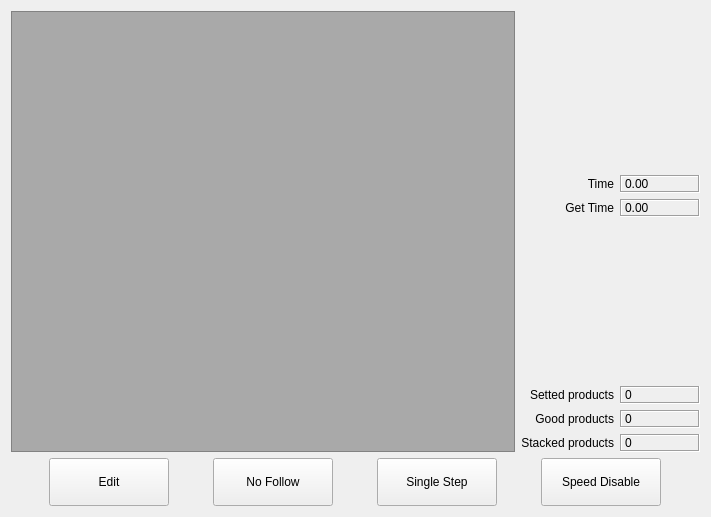
<?xml version="1.0" encoding="UTF-8"?>
<ui version="4.0">
 <class>ICHCProgramMonitorFrame</class>
 <widget class="QFrame" name="ICHCProgramMonitorFrame">
  <property name="geometry">
   <rect>
    <x>0</x>
    <y>0</y>
    <width>711</width>
    <height>517</height>
   </rect>
  </property>
  <property name="windowTitle">
   <string>Frame</string>
  </property>
  <property name="styleSheet">
   <string notr="true">QMessageBox QAbstractButton
{
    min-width: 90px;
	min-height:30px;
}
</string>
  </property>
  <property name="frameShape">
   <enum>QFrame::NoFrame</enum>
  </property>
  <property name="frameShadow">
   <enum>QFrame::Plain</enum>
  </property>
  <layout class="QVBoxLayout" name="verticalLayout">
   <item>
    <layout class="QHBoxLayout" name="horizontalLayout">
     <item>
      <widget class="QListWidget" name="moldContentListWidget">
       <property name="minimumSize">
        <size>
         <width>300</width>
         <height>0</height>
        </size>
       </property>
       <property name="styleSheet">
        <string notr="true">QListView{
background-color: darkgray;
}
QListView::item{
padding:5px;
}</string>
       </property>
       <property name="editTriggers">
        <set>QAbstractItemView::NoEditTriggers</set>
       </property>
       <property name="showDropIndicator" stdset="0">
        <bool>false</bool>
       </property>
       <property name="alternatingRowColors">
        <bool>true</bool>
       </property>
       <property name="selectionMode">
        <enum>QAbstractItemView::ExtendedSelection</enum>
       </property>
       <property name="selectionBehavior">
        <enum>QAbstractItemView::SelectRows</enum>
       </property>
       <property name="spacing">
        <number>1</number>
       </property>
      </widget>
     </item>
     <item>
      <layout class="QFormLayout" name="formLayout">
       <property name="fieldGrowthPolicy">
        <enum>QFormLayout::AllNonFixedFieldsGrow</enum>
       </property>
       <property name="labelAlignment">
        <set>Qt::AlignRight|Qt::AlignTrailing|Qt::AlignVCenter</set>
       </property>
       <item row="0" column="0">
        <spacer name="verticalSpacer">
         <property name="orientation">
          <enum>Qt::Vertical</enum>
         </property>
         <property name="sizeHint" stdset="0">
          <size>
           <width>20</width>
           <height>40</height>
          </size>
         </property>
        </spacer>
       </item>
       <item row="1" column="0">
        <widget class="QLabel" name="label_2">
         <property name="text">
          <string>Time</string>
         </property>
         <property name="alignment">
          <set>Qt::AlignRight|Qt::AlignTrailing|Qt::AlignVCenter</set>
         </property>
        </widget>
       </item>
       <item row="1" column="1">
        <widget class="QLabel" name="timeLabel">
         <property name="minimumSize">
          <size>
           <width>80</width>
           <height>0</height>
          </size>
         </property>
         <property name="frameShape">
          <enum>QFrame::Box</enum>
         </property>
         <property name="frameShadow">
          <enum>QFrame::Sunken</enum>
         </property>
         <property name="text">
          <string>0.00</string>
         </property>
        </widget>
       </item>
       <item row="2" column="0">
        <widget class="QLabel" name="label_4">
         <property name="text">
          <string>Get Time</string>
         </property>
         <property name="alignment">
          <set>Qt::AlignRight|Qt::AlignTrailing|Qt::AlignVCenter</set>
         </property>
        </widget>
       </item>
       <item row="2" column="1">
        <widget class="QLabel" name="getTime">
         <property name="minimumSize">
          <size>
           <width>80</width>
           <height>0</height>
          </size>
         </property>
         <property name="frameShape">
          <enum>QFrame::Box</enum>
         </property>
         <property name="frameShadow">
          <enum>QFrame::Sunken</enum>
         </property>
         <property name="text">
          <string>0.00</string>
         </property>
        </widget>
       </item>
       <item row="3" column="1">
        <spacer name="verticalSpacer_2">
         <property name="orientation">
          <enum>Qt::Vertical</enum>
         </property>
         <property name="sizeHint" stdset="0">
          <size>
           <width>20</width>
           <height>40</height>
          </size>
         </property>
        </spacer>
       </item>
       <item row="4" column="0">
        <widget class="QLabel" name="label_3">
         <property name="text">
          <string>Setted products</string>
         </property>
         <property name="alignment">
          <set>Qt::AlignRight|Qt::AlignTrailing|Qt::AlignVCenter</set>
         </property>
        </widget>
       </item>
       <item row="4" column="1">
        <widget class="QLabel" name="settedProductsLabel">
         <property name="minimumSize">
          <size>
           <width>80</width>
           <height>0</height>
          </size>
         </property>
         <property name="frameShape">
          <enum>QFrame::Box</enum>
         </property>
         <property name="frameShadow">
          <enum>QFrame::Sunken</enum>
         </property>
         <property name="text">
          <string>0</string>
         </property>
        </widget>
       </item>
       <item row="5" column="0">
        <widget class="QLabel" name="label_6">
         <property name="text">
          <string>Good products</string>
         </property>
         <property name="alignment">
          <set>Qt::AlignRight|Qt::AlignTrailing|Qt::AlignVCenter</set>
         </property>
        </widget>
       </item>
       <item row="5" column="1">
        <widget class="QLabel" name="goodProducts">
         <property name="minimumSize">
          <size>
           <width>80</width>
           <height>0</height>
          </size>
         </property>
         <property name="frameShape">
          <enum>QFrame::Box</enum>
         </property>
         <property name="frameShadow">
          <enum>QFrame::Sunken</enum>
         </property>
         <property name="text">
          <string>0</string>
         </property>
        </widget>
       </item>
       <item row="6" column="0">
        <widget class="QLabel" name="label_8">
         <property name="text">
          <string>Stacked products</string>
         </property>
         <property name="alignment">
          <set>Qt::AlignRight|Qt::AlignTrailing|Qt::AlignVCenter</set>
         </property>
        </widget>
       </item>
       <item row="6" column="1">
        <widget class="QLabel" name="stackedProducts">
         <property name="minimumSize">
          <size>
           <width>80</width>
           <height>0</height>
          </size>
         </property>
         <property name="frameShape">
          <enum>QFrame::Box</enum>
         </property>
         <property name="frameShadow">
          <enum>QFrame::Sunken</enum>
         </property>
         <property name="text">
          <string>0</string>
         </property>
        </widget>
       </item>
      </layout>
     </item>
    </layout>
   </item>
   <item>
    <layout class="QHBoxLayout" name="horizontalLayout_2">
     <item>
      <widget class="QToolButton" name="editToolButton">
       <property name="sizePolicy">
        <sizepolicy hsizetype="Fixed" vsizetype="Fixed">
         <horstretch>0</horstretch>
         <verstretch>0</verstretch>
        </sizepolicy>
       </property>
       <property name="minimumSize">
        <size>
         <width>120</width>
         <height>48</height>
        </size>
       </property>
       <property name="maximumSize">
        <size>
         <width>120</width>
         <height>48</height>
        </size>
       </property>
       <property name="text">
        <string>Edit</string>
       </property>
       <property name="icon">
        <iconset resource="../resource.qrc">
         <normaloff>:/resource/modify.png</normaloff>:/resource/modify.png</iconset>
       </property>
       <property name="iconSize">
        <size>
         <width>32</width>
         <height>32</height>
        </size>
       </property>
       <property name="toolButtonStyle">
        <enum>Qt::ToolButtonTextBesideIcon</enum>
       </property>
      </widget>
     </item>
     <item>
      <widget class="QToolButton" name="followToolButton">
       <property name="sizePolicy">
        <sizepolicy hsizetype="Fixed" vsizetype="Fixed">
         <horstretch>0</horstretch>
         <verstretch>0</verstretch>
        </sizepolicy>
       </property>
       <property name="minimumSize">
        <size>
         <width>120</width>
         <height>48</height>
        </size>
       </property>
       <property name="maximumSize">
        <size>
         <width>120</width>
         <height>48</height>
        </size>
       </property>
       <property name="text">
        <string>No Follow</string>
       </property>
       <property name="icon">
        <iconset resource="../resource.qrc">
         <normaloff>:/resource/stop.png</normaloff>:/resource/stop.png</iconset>
       </property>
       <property name="iconSize">
        <size>
         <width>32</width>
         <height>32</height>
        </size>
       </property>
       <property name="toolButtonStyle">
        <enum>Qt::ToolButtonTextBesideIcon</enum>
       </property>
      </widget>
     </item>
     <item>
      <widget class="QToolButton" name="singleStepButton">
       <property name="minimumSize">
        <size>
         <width>120</width>
         <height>48</height>
        </size>
       </property>
       <property name="maximumSize">
        <size>
         <width>120</width>
         <height>48</height>
        </size>
       </property>
       <property name="text">
        <string>Single Step</string>
       </property>
       <property name="icon">
        <iconset resource="../resource.qrc">
         <normaloff>:/resource/stepInto.png</normaloff>:/resource/stepInto.png</iconset>
       </property>
       <property name="iconSize">
        <size>
         <width>32</width>
         <height>32</height>
        </size>
       </property>
       <property name="toolButtonStyle">
        <enum>Qt::ToolButtonTextBesideIcon</enum>
       </property>
      </widget>
     </item>
     <item>
      <widget class="QToolButton" name="speedEnableButton">
       <property name="minimumSize">
        <size>
         <width>120</width>
         <height>48</height>
        </size>
       </property>
       <property name="maximumSize">
        <size>
         <width>120</width>
         <height>48</height>
        </size>
       </property>
       <property name="text">
        <string>Speed Disable</string>
       </property>
       <property name="icon">
        <iconset resource="../resource.qrc">
         <normaloff>:/resource/switch_off.png</normaloff>:/resource/switch_off.png</iconset>
       </property>
       <property name="iconSize">
        <size>
         <width>32</width>
         <height>32</height>
        </size>
       </property>
       <property name="toolButtonStyle">
        <enum>Qt::ToolButtonTextBesideIcon</enum>
       </property>
      </widget>
     </item>
    </layout>
   </item>
  </layout>
 </widget>
 <resources>
  <include location="../resource.qrc"/>
 </resources>
 <connections/>
</ui>
